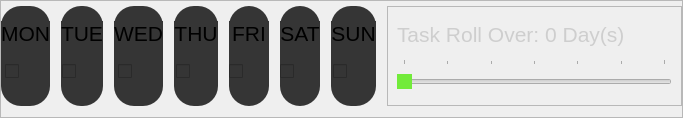
                         <widget class="QFrame" name="frame_7">
                          <property name="sizePolicy">
                           <sizepolicy hsizetype="Preferred" vsizetype="Preferred">
                            <horstretch>0</horstretch>
                            <verstretch>0</verstretch>
                           </sizepolicy>
                          </property>
                          <property name="minimumSize">
                           <size>
                            <width>0</width>
                            <height>0</height>
                           </size>
                          </property>
                          <property name="frameShape">
                           <enum>QFrame::StyledPanel</enum>
                          </property>
                          <property name="frameShadow">
                           <enum>QFrame::Raised</enum>
                          </property>
                          <layout class="QHBoxLayout" name="horizontalLayout_6">
                           <property name="spacing">
                            <number>11</number>
                           </property>
                           <property name="leftMargin">
                            <number>0</number>
                           </property>
                           <property name="topMargin">
                            <number>5</number>
                           </property>
                           <property name="rightMargin">
                            <number>0</number>
                           </property>
                           <property name="bottomMargin">
                            <number>11</number>
                           </property>
                           <item>
                            <widget class="QFrame" name="frm_monday_new_tile">
                             <property name="styleSheet">
                              <string notr="true">background-color: rgb(53, 53, 53);
border-radius: 20px;</string>
                             </property>
                             <property name="frameShape">
                              <enum>QFrame::StyledPanel</enum>
                             </property>
                             <property name="frameShadow">
                              <enum>QFrame::Raised</enum>
                             </property>
                             <layout class="QVBoxLayout" name="verticalLayout_14">
                              <property name="spacing">
                               <number>5</number>
                              </property>
                              <property name="leftMargin">
                               <number>0</number>
                              </property>
                              <property name="topMargin">
                               <number>15</number>
                              </property>
                              <property name="rightMargin">
                               <number>0</number>
                              </property>
                              <property name="bottomMargin">
                               <number>15</number>
                              </property>
                              <item alignment="Qt::AlignHCenter|Qt::AlignVCenter">
                               <widget class="QLabel" name="lbl_monday_new">
                                <property name="font">
                                 <font>
                                  <family>Arial</family>
                                  <pointsize>16</pointsize>
                                  <weight>50</weight>
                                  <italic>false</italic>
                                  <bold>false</bold>
                                 </font>
                                </property>
                                <property name="text">
                                 <string>MON</string>
                                </property>
                                <property name="alignment">
                                 <set>Qt::AlignCenter</set>
                                </property>
                               </widget>
                              </item>
                              <item alignment="Qt::AlignHCenter|Qt::AlignVCenter">
                               <widget class="QCheckBox" name="chk_monday_new">
                                <property name="sizePolicy">
                                 <sizepolicy hsizetype="Expanding" vsizetype="Expanding">
                                  <horstretch>0</horstretch>
                                  <verstretch>0</verstretch>
                                 </sizepolicy>
                                </property>
                                <property name="minimumSize">
                                 <size>
                                  <width>40</width>
                                  <height>40</height>
                                 </size>
                                </property>
                                <property name="layoutDirection">
                                 <enum>Qt::LeftToRight</enum>
                                </property>
                                <property name="styleSheet">
                                 <string notr="true"/>
                                </property>
                                <property name="text">
                                 <string/>
                                </property>
                                <property name="iconSize">
                                 <size>
                                  <width>22</width>
                                  <height>22</height>
                                 </size>
                                </property>
                                <property name="checked">
                                 <bool>false</bool>
                                </property>
                                <property name="tristate">
                                 <bool>false</bool>
                                </property>
                               </widget>
                              </item>
                             </layout>
                            </widget>
                           </item>
                           <item>
                            <widget class="QFrame" name="frm_tuesday_new_tile">
                             <property name="styleSheet">
                              <string notr="true">background-color: rgb(53, 53, 53);
border-radius: 20px;</string>
                             </property>
                             <property name="frameShape">
                              <enum>QFrame::StyledPanel</enum>
                             </property>
                             <property name="frameShadow">
                              <enum>QFrame::Raised</enum>
                             </property>
                             <layout class="QVBoxLayout" name="verticalLayout_15">
                              <property name="spacing">
                               <number>5</number>
                              </property>
                              <property name="leftMargin">
                               <number>0</number>
                              </property>
                              <property name="topMargin">
                               <number>15</number>
                              </property>
                              <property name="rightMargin">
                               <number>0</number>
                              </property>
                              <property name="bottomMargin">
                               <number>15</number>
                              </property>
                              <item>
                               <widget class="QLabel" name="lbl_tuesday_new">
                                <property name="font">
                                 <font>
                                  <family>Arial</family>
                                  <pointsize>16</pointsize>
                                  <weight>50</weight>
                                  <bold>false</bold>
                                 </font>
                                </property>
                                <property name="text">
                                 <string>TUE</string>
                                </property>
                                <property name="alignment">
                                 <set>Qt::AlignCenter</set>
                                </property>
                               </widget>
                              </item>
                              <item alignment="Qt::AlignHCenter|Qt::AlignVCenter">
                               <widget class="QCheckBox" name="chk_tuesday_new">
                                <property name="minimumSize">
                                 <size>
                                  <width>40</width>
                                  <height>40</height>
                                 </size>
                                </property>
                                <property name="layoutDirection">
                                 <enum>Qt::LeftToRight</enum>
                                </property>
                                <property name="text">
                                 <string/>
                                </property>
                                <property name="iconSize">
                                 <size>
                                  <width>22</width>
                                  <height>22</height>
                                 </size>
                                </property>
                                <property name="tristate">
                                 <bool>false</bool>
                                </property>
                               </widget>
                              </item>
                             </layout>
                            </widget>
                           </item>
                           <item>
                            <widget class="QFrame" name="frm_wednesday_new_tile">
                             <property name="styleSheet">
                              <string notr="true">background-color: rgb(53, 53, 53);
border-radius: 20px;</string>
                             </property>
                             <property name="frameShape">
                              <enum>QFrame::StyledPanel</enum>
                             </property>
                             <property name="frameShadow">
                              <enum>QFrame::Raised</enum>
                             </property>
                             <layout class="QVBoxLayout" name="verticalLayout_20">
                              <property name="spacing">
                               <number>5</number>
                              </property>
                              <property name="leftMargin">
                               <number>0</number>
                              </property>
                              <property name="topMargin">
                               <number>15</number>
                              </property>
                              <property name="rightMargin">
                               <number>0</number>
                              </property>
                              <property name="bottomMargin">
                               <number>15</number>
                              </property>
                              <item>
                               <widget class="QLabel" name="lbl_wednesday_new">
                                <property name="font">
                                 <font>
                                  <family>Arial</family>
                                  <pointsize>16</pointsize>
                                  <weight>50</weight>
                                  <bold>false</bold>
                                 </font>
                                </property>
                                <property name="text">
                                 <string>WED</string>
                                </property>
                                <property name="alignment">
                                 <set>Qt::AlignCenter</set>
                                </property>
                               </widget>
                              </item>
                              <item alignment="Qt::AlignHCenter|Qt::AlignVCenter">
                               <widget class="QCheckBox" name="chk_wednesday_new">
                                <property name="minimumSize">
                                 <size>
                                  <width>40</width>
                                  <height>40</height>
                                 </size>
                                </property>
                                <property name="text">
                                 <string/>
                                </property>
                                <property name="iconSize">
                                 <size>
                                  <width>22</width>
                                  <height>22</height>
                                 </size>
                                </property>
                                <property name="tristate">
                                 <bool>false</bool>
                                </property>
                               </widget>
                              </item>
                             </layout>
                            </widget>
                           </item>
                           <item>
                            <widget class="QFrame" name="frm_thursday_new_tile">
                             <property name="styleSheet">
                              <string notr="true">background-color: rgb(53, 53, 53);
border-radius: 20px;</string>
                             </property>
                             <property name="frameShape">
                              <enum>QFrame::StyledPanel</enum>
                             </property>
                             <property name="frameShadow">
                              <enum>QFrame::Raised</enum>
                             </property>
                             <layout class="QVBoxLayout" name="verticalLayout_19">
                              <property name="spacing">
                               <number>5</number>
                              </property>
                              <property name="leftMargin">
                               <number>0</number>
                              </property>
                              <property name="topMargin">
                               <number>15</number>
                              </property>
                              <property name="rightMargin">
                               <number>0</number>
                              </property>
                              <property name="bottomMargin">
                               <number>15</number>
                              </property>
                              <item>
                               <widget class="QLabel" name="lbl_thursday_new">
                                <property name="font">
                                 <font>
                                  <family>Arial</family>
                                  <pointsize>16</pointsize>
                                  <weight>50</weight>
                                  <bold>false</bold>
                                 </font>
                                </property>
                                <property name="text">
                                 <string>THU</string>
                                </property>
                                <property name="alignment">
                                 <set>Qt::AlignCenter</set>
                                </property>
                               </widget>
                              </item>
                              <item alignment="Qt::AlignHCenter|Qt::AlignVCenter">
                               <widget class="QCheckBox" name="chk_thursday_new">
                                <property name="minimumSize">
                                 <size>
                                  <width>40</width>
                                  <height>40</height>
                                 </size>
                                </property>
                                <property name="text">
                                 <string/>
                                </property>
                                <property name="iconSize">
                                 <size>
                                  <width>22</width>
                                  <height>22</height>
                                 </size>
                                </property>
                                <property name="tristate">
                                 <bool>false</bool>
                                </property>
                               </widget>
                              </item>
                             </layout>
                            </widget>
                           </item>
                           <item>
                            <widget class="QFrame" name="frm_friday_new_tile">
                             <property name="styleSheet">
                              <string notr="true">background-color: rgb(53, 53, 53);
border-radius: 20px;</string>
                             </property>
                             <property name="frameShape">
                              <enum>QFrame::StyledPanel</enum>
                             </property>
                             <property name="frameShadow">
                              <enum>QFrame::Raised</enum>
                             </property>
                             <layout class="QVBoxLayout" name="verticalLayout_16">
                              <property name="spacing">
                               <number>5</number>
                              </property>
                              <property name="leftMargin">
                               <number>0</number>
                              </property>
                              <property name="topMargin">
                               <number>15</number>
                              </property>
                              <property name="rightMargin">
                               <number>0</number>
                              </property>
                              <property name="bottomMargin">
                               <number>15</number>
                              </property>
                              <item>
                               <widget class="QLabel" name="lbl_friday_new">
                                <property name="font">
                                 <font>
                                  <family>Arial</family>
                                  <pointsize>16</pointsize>
                                  <weight>50</weight>
                                  <bold>false</bold>
                                 </font>
                                </property>
                                <property name="text">
                                 <string>FRI</string>
                                </property>
                                <property name="alignment">
                                 <set>Qt::AlignCenter</set>
                                </property>
                               </widget>
                              </item>
                              <item alignment="Qt::AlignHCenter|Qt::AlignVCenter">
                               <widget class="QCheckBox" name="chk_friday_new">
                                <property name="minimumSize">
                                 <size>
                                  <width>40</width>
                                  <height>40</height>
                                 </size>
                                </property>
                                <property name="layoutDirection">
                                 <enum>Qt::LeftToRight</enum>
                                </property>
                                <property name="text">
                                 <string/>
                                </property>
                                <property name="iconSize">
                                 <size>
                                  <width>22</width>
                                  <height>22</height>
                                 </size>
                                </property>
                                <property name="tristate">
                                 <bool>false</bool>
                                </property>
                               </widget>
                              </item>
                             </layout>
                            </widget>
                           </item>
                           <item>
                            <widget class="QFrame" name="frm_saturday_new_tile">
                             <property name="styleSheet">
                              <string notr="true">background-color: rgb(53, 53, 53);
border-radius: 20px;</string>
                             </property>
                             <property name="frameShape">
                              <enum>QFrame::StyledPanel</enum>
                             </property>
                             <property name="frameShadow">
                              <enum>QFrame::Raised</enum>
                             </property>
                             <layout class="QVBoxLayout" name="verticalLayout_17">
                              <property name="spacing">
                               <number>5</number>
                              </property>
                              <property name="leftMargin">
                               <number>0</number>
                              </property>
                              <property name="topMargin">
                               <number>15</number>
                              </property>
                              <property name="rightMargin">
                               <number>0</number>
                              </property>
                              <property name="bottomMargin">
                               <number>15</number>
                              </property>
                              <item>
                               <widget class="QLabel" name="lbl_saturday_new">
                                <property name="font">
                                 <font>
                                  <family>Arial</family>
                                  <pointsize>16</pointsize>
                                  <weight>50</weight>
                                  <bold>false</bold>
                                 </font>
                                </property>
                                <property name="text">
                                 <string>SAT</string>
                                </property>
                                <property name="alignment">
                                 <set>Qt::AlignCenter</set>
                                </property>
                               </widget>
                              </item>
                              <item alignment="Qt::AlignHCenter|Qt::AlignVCenter">
                               <widget class="QCheckBox" name="chk_saturday_new">
                                <property name="minimumSize">
                                 <size>
                                  <width>40</width>
                                  <height>40</height>
                                 </size>
                                </property>
                                <property name="text">
                                 <string/>
                                </property>
                                <property name="iconSize">
                                 <size>
                                  <width>22</width>
                                  <height>22</height>
                                 </size>
                                </property>
                                <property name="tristate">
                                 <bool>false</bool>
                                </property>
                               </widget>
                              </item>
                             </layout>
                            </widget>
                           </item>
                           <item>
                            <widget class="QFrame" name="frm_sunday_new_tile">
                             <property name="styleSheet">
                              <string notr="true">background-color: rgb(53, 53, 53);
border-radius: 20px;</string>
                             </property>
                             <property name="frameShape">
                              <enum>QFrame::StyledPanel</enum>
                             </property>
                             <property name="frameShadow">
                              <enum>QFrame::Raised</enum>
                             </property>
                             <layout class="QVBoxLayout" name="verticalLayout_18">
                              <property name="spacing">
                               <number>5</number>
                              </property>
                              <property name="leftMargin">
                               <number>0</number>
                              </property>
                              <property name="topMargin">
                               <number>15</number>
                              </property>
                              <property name="rightMargin">
                               <number>0</number>
                              </property>
                              <property name="bottomMargin">
                               <number>15</number>
                              </property>
                              <item>
                               <widget class="QLabel" name="lbl_sunday_new">
                                <property name="font">
                                 <font>
                                  <family>Arial</family>
                                  <pointsize>16</pointsize>
                                  <weight>50</weight>
                                  <bold>false</bold>
                                 </font>
                                </property>
                                <property name="text">
                                 <string>SUN</string>
                                </property>
                                <property name="alignment">
                                 <set>Qt::AlignCenter</set>
                                </property>
                               </widget>
                              </item>
                              <item alignment="Qt::AlignHCenter|Qt::AlignVCenter">
                               <widget class="QCheckBox" name="chk_sunday_new">
                                <property name="sizePolicy">
                                 <sizepolicy hsizetype="Minimum" vsizetype="Minimum">
                                  <horstretch>0</horstretch>
                                  <verstretch>0</verstretch>
                                 </sizepolicy>
                                </property>
                                <property name="minimumSize">
                                 <size>
                                  <width>40</width>
                                  <height>40</height>
                                 </size>
                                </property>
                                <property name="layoutDirection">
                                 <enum>Qt::LeftToRight</enum>
                                </property>
                                <property name="autoFillBackground">
                                 <bool>false</bool>
                                </property>
                                <property name="text">
                                 <string/>
                                </property>
                                <property name="iconSize">
                                 <size>
                                  <width>22</width>
                                  <height>22</height>
                                 </size>
                                </property>
                                <property name="tristate">
                                 <bool>false</bool>
                                </property>
                               </widget>
                              </item>
                             </layout>
                            </widget>
                           </item>
                           <item>
                            <widget class="QFrame" name="frame_9">
                             <property name="sizePolicy">
                              <sizepolicy hsizetype="Preferred" vsizetype="Expanding">
                               <horstretch>0</horstretch>
                               <verstretch>0</verstretch>
                              </sizepolicy>
                             </property>
                             <property name="frameShape">
                              <enum>QFrame::StyledPanel</enum>
                             </property>
                             <property name="frameShadow">
                              <enum>QFrame::Raised</enum>
                             </property>
                             <layout class="QVBoxLayout" name="verticalLayout_22">
                              <item>
                               <widget class="QLabel" name="lbl_rollover">
                                <property name="font">
                                 <font>
                                  <pointsize>16</pointsize>
                                 </font>
                                </property>
                                <property name="styleSheet">
                                 <string notr="true">color: rgb(206, 206, 206);</string>
                                </property>
                                <property name="text">
                                 <string>Task Roll Over: 0 Day(s)</string>
                                </property>
                               </widget>
                              </item>
                              <item>
                               <widget class="QSlider" name="sld_weekday_rollover">
                                <property name="sizePolicy">
                                 <sizepolicy hsizetype="Preferred" vsizetype="Preferred">
                                  <horstretch>0</horstretch>
                                  <verstretch>0</verstretch>
                                 </sizepolicy>
                                </property>
                                <property name="minimumSize">
                                 <size>
                                  <width>275</width>
                                  <height>0</height>
                                 </size>
                                </property>
                                <property name="cursor">
                                 <cursorShape>ArrowCursor</cursorShape>
                                </property>
                                <property name="acceptDrops">
                                 <bool>false</bool>
                                </property>
                                <property name="autoFillBackground">
                                 <bool>false</bool>
                                </property>
                                <property name="styleSheet">
                                 <string notr="true">QSlider::handle:horizontal {background-color: #72eb3a;}</string>
                                </property>
                                <property name="maximum">
                                 <number>6</number>
                                </property>
                                <property name="pageStep">
                                 <number>1</number>
                                </property>
                                <property name="tracking">
                                 <bool>true</bool>
                                </property>
                                <property name="orientation">
                                 <enum>Qt::Horizontal</enum>
                                </property>
                                <property name="invertedAppearance">
                                 <bool>false</bool>
                                </property>
                                <property name="invertedControls">
                                 <bool>false</bool>
                                </property>
                                <property name="tickPosition">
                                 <enum>QSlider::TicksAbove</enum>
                                </property>
                                <property name="tickInterval">
                                 <number>1</number>
                                </property>
                               </widget>
                              </item>
                             </layout>
                            </widget>
                           </item>
                          </layout>
                         </widget>
